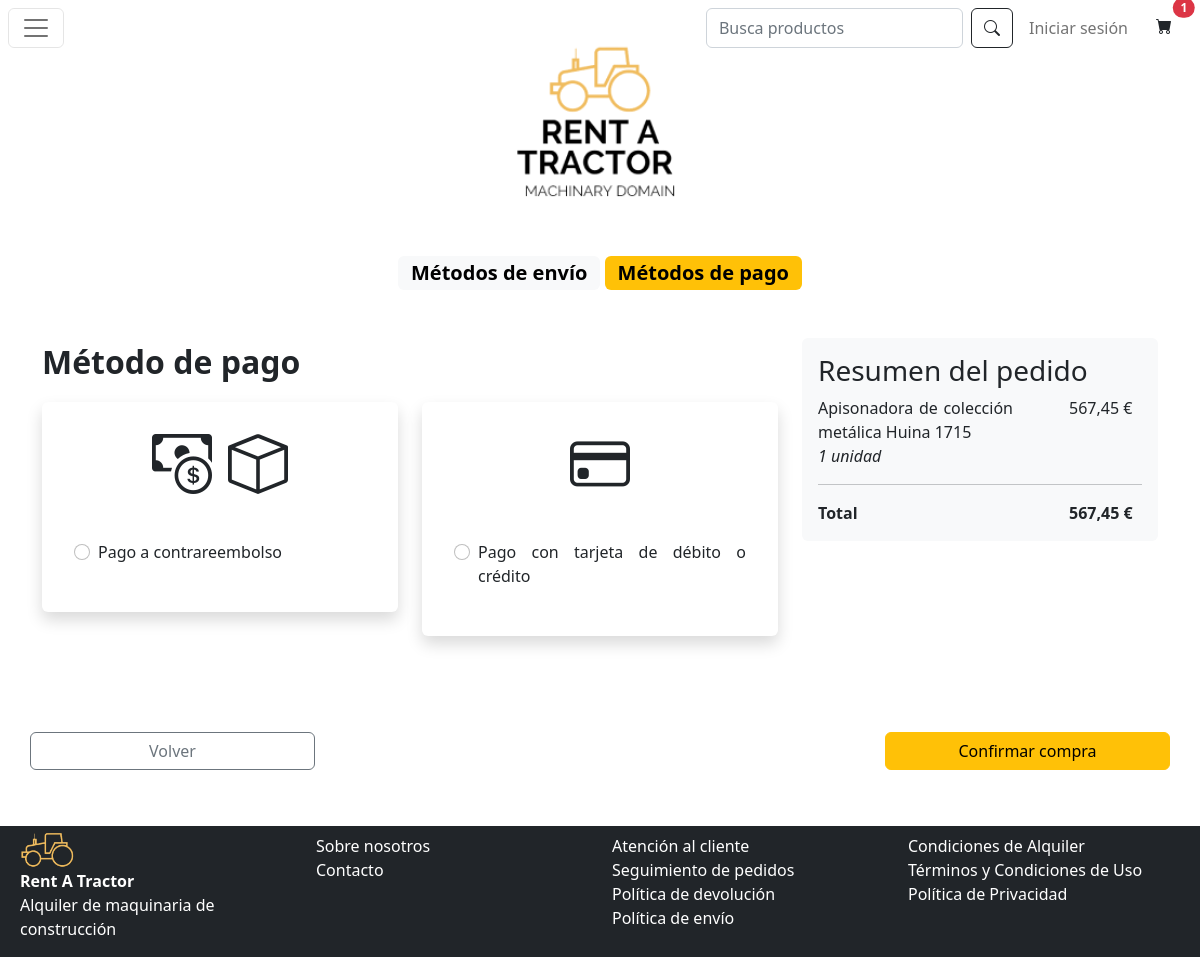
/pago/1, run on an earlier commit of the app's database.
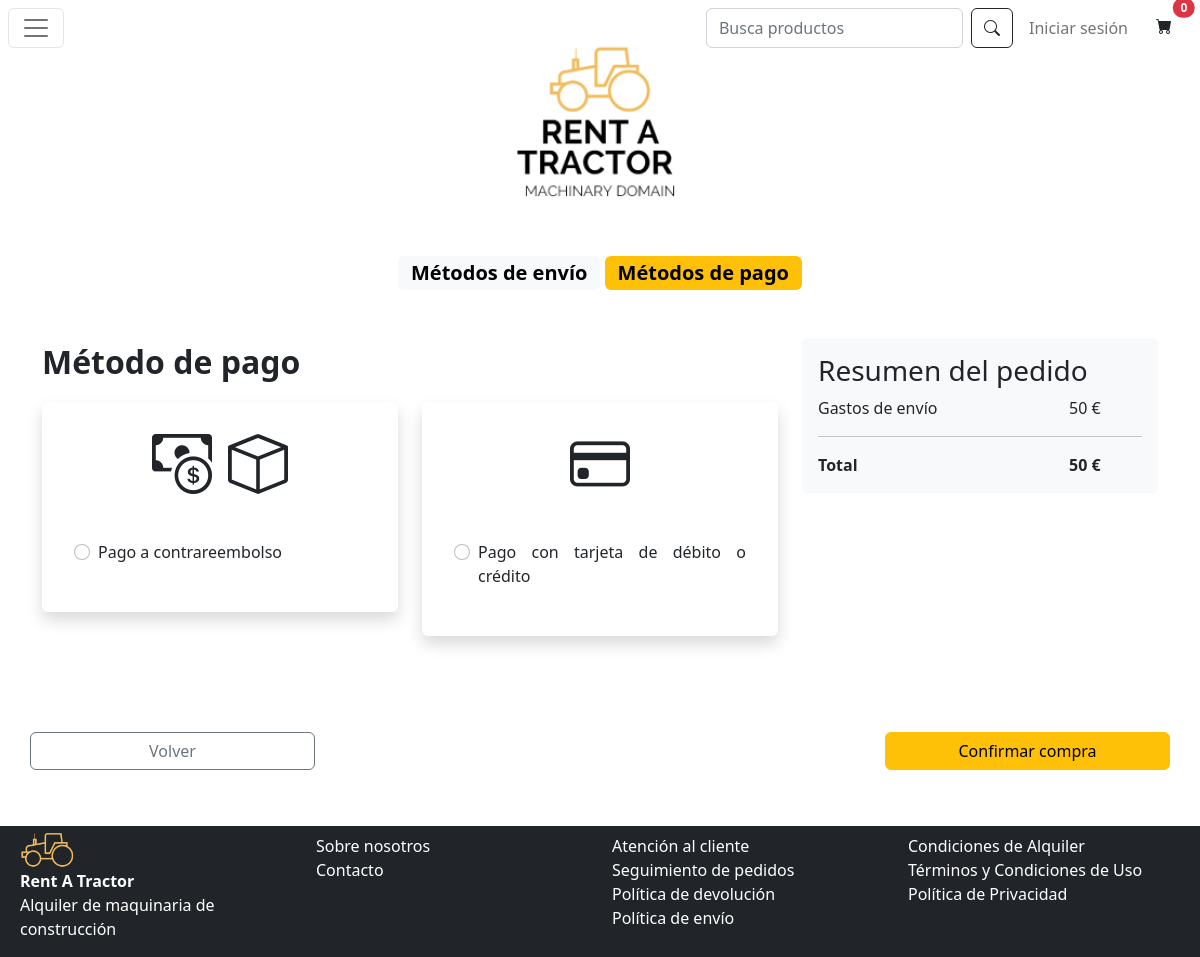
And on a later commit of the database.
### app/models.py (models this page shows)
class EnCesta(models.Model):
    maquina = models.ForeignKey("Maquina", on_delete=models.CASCADE)
    cliente = models.ForeignKey("Cliente", on_delete=models.CASCADE)
    cantidad = models.IntegerField()

class Maquina(models.Model):
    id = models.IntegerField(primary_key=True)
    nombre = models.CharField(max_length=64)
    descripcion = models.CharField(max_length=256)
    precio = models.FloatField()
    stock = models.IntegerField()
    marca = models.CharField(max_length=64)
    fabricante = models.CharField(max_length=64)
    dimensiones = models.CharField(max_length=256)
    imagen = models.CharField(max_length=256)
    tipo_maquina = models.CharField(choices=TipoMaquina.choices(), default=TipoMaquina.varios, max_length=256)
    descuento = models.FloatField(default=0.0)
    sugerido = models.BooleanField(default=False)
    sugerencias = models.ManyToManyField('Maquina', null=True)

### app/views.py (the view, shortened to what this page needs)
# urls.py: path('pago/<int:id>', views.pago),
def pago(request, id):
    step2_form = Step2Form()
    formulario = SearchForm(initial={'search': None})
    pedido = Pedido.objects.get(pk=id)
    precioTotal = 0
    precioTotalEnvio = 0
    try:
        cesta = EnCesta.objects.filter(cliente__id=Pedido.objects.get(pk=id).cliente.id)
    except:
        cesta = verCestaModal(request)
    for producto in cesta:
        precioTotal += (producto.maquina.precio - producto.maquina.descuento) * producto.cantidad
    precioTotalEnvio = precioTotal + 50 if (
            precioTotal < 499 and not pedido.recogida_en_tienda) else precioTotal
    try:
        cliente = ClienteRegistrado.objects.get(user=request.user.id).cliente
    except ObjectDoesNotExist:
        cliente = None
    return render(request, 'pago.html',
                  {'cesta': cesta, 'formulario': formulario, 'STATIC_URL': settings.STATIC_URL, 'cliente': cliente,
                   'pedido': pedido, 'step2_form': step2_form, 'precioTotal': precioTotal,
                   'precioTotalEnvio': precioTotalEnvio})

### app/forms.py
class SearchForm(forms.Form):
    search = forms.CharField(
        widget=forms.TextInput(attrs={"class": "form-control me-2", "placeholder": "Busca productos"}), label=False,
        required=False)

class Step2Form(forms.Form):
    CHOICES=[(1,'Pago a contrareembolso'),(2, 'Pago con tarjeta de débito o crédito')]
    reembolso = forms.ChoiceField(widget=forms.RadioSelect, choices=CHOICES, label='Método de pago')

### app/templatetags/custom_template_tags.py (called while the page is built)
@register.filter(name='multiply')
def multipy(value, arg):
    return value * arg

### app/templates/pago.html (shortened to what this page needs)
{% extends 'master.html' %} {% block contenido %}
{% load custom_template_tags %}
<form method="POST">
<div class="text-center">
  <span class="badge text-bg-light fs-5"> <a class = "text-decoration-none text-black">Métodos de envío</a></span>
  <span class="badge text-bg-warning fs-5"><a class = "text-decoration-none text-black">Métodos de pago</a></span>
</div>
<div class="row mt-5">
  <div class="col-md-8">
    {% for field in  step2_form %}
      <strong style="font-size: xx-large">{{ field.label }}</strong>
      <div class="row mt-3">
        {% for choice in field.field.choices %}
          <div class="col-md-6">
            <div class="card border-0 shadow p-3 mb-5 bg-white rounded">
              {% if choice.0 == 1 %}
              <div class="text-center"><i class="bi bi-cash-coin me-2" style="font-size: 60px;"></i><i class="bi bi-box ms-2" style="font-size: 60px;"></i></div>
              {% elif choice.0 == 2%}
              <div class="text-center"><i class="bi bi-credit-card" style="font-size: 60px;"></i></div>
              {% endif %}
              <div class="card-body">
                <p class="card-text">
                  <div class="form-check">
                    {% if choice.0 == 1%}
                      <input class="form-check-input" type="radio" name="reembolso" value="{{choice.0}}" id="id_reembolso_0">
                      <label class="form-check-label" for="id_reembolso_0">
                    {% elif choice.0 == 2%}
                      <input class="form-check-input" type="radio" name="reembolso" value="{{choice.0}}" id="id_reembolso_1">
                      <label class="form-check-label" for="id_reembolso_1">
                    {% endif %}
                    {{choice.1}}
                    </label>
                  </div>
                </p>
              </div>
            </div>
          </div>
        {% endfor %}
        </div>
    {% endfor %}
  </div>
   <div class="col-md-4">
    <div class="card border-0 bg-light">
      <div class="card-body">
        <h3 class="card-title">Resumen del pedido</h3>
        {% for producto in cesta %}
          <p class="card-text d-flex justify-content-between mb-0"><span class="pe-5 w-75">{{producto.maquina.nombre}}</span><span class="w-25 position-absolute end-0">
                {% if producto.maquina.descuento != 0 %}
                  {{producto.maquina.precio|subtract:producto.maquina.descuento|multiply:producto.cantidad}}
                {% else %}
                  {{producto.maquina.precio|multiply:producto.cantidad}}
                {% endif %} €
          </span></p>
          <p class="card-text fst-italic">
                {{producto.cantidad}}
                {% if producto.cantidad == 1%}
                  unidad
                {% else %}
                  unidades
                {% endif %}</p>
          {% endfor %}
          {% if precioTotal != precioTotalEnvio %}
          <p class="card-text d-flex justify-content-between mb-0"><span class="pe-5 w-75"> Gastos de envío</span><span class="w-25 position-absolute end-0">
            50 €
      </span></p>
          {% endif %}
          <hr/>
          <strong class="card-text d-flex justify-content-between"><span>Total</span><span class="w-25 position-absolute end-0">{{precioTotalEnvio}} €</span></strong>
      </div>
  </div>
  </div>
</div>
<div class="row mt-5 d-flex justify-content-between">
  <button class="btn btn-outline-secondary w-25" onclick="location.href='/borraPedido/{{ pedido.id }}'">Volver</button>
  <button class="btn btn-warning w-25" type="submit">Confirmar compra</button>
</div>
</form>
{% endblock %}

What changed in the data, as far as the page shows it:
removed EnCesta: maquina.nombre "Apisonadora de colección metálica Huina 1715", maquina.precio|multiply "567,45", cantidad "1", shows "unidad"
Also different on the page:
{{ cesta|length }}: "1" → "0"
{{ precioTotalEnvio }}: "567,45" → "50"
text now shown: "Gastos de envío 50 €"
